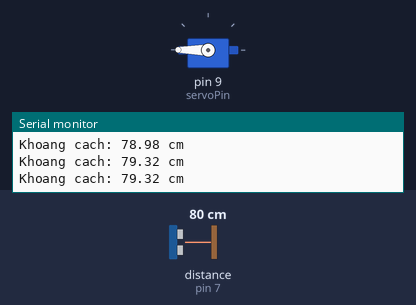
Recording of a sketch running on a simulated Arduino Uno, built with avr-gcc and run on an emulated ATmega328P. Shown: servo, the last lines printed to the serial monitor. Wiring (inferred from the names in the program): ultrasonic range finder: trigger pin 8; echo pin 7. Inputs (shaded band) come from the test bench; at power-on: distance to the obstacle (sensor on pin 7) 80 cm. The echo pulse lasts 58.3 µs per cm.

Above: at 1.3 s.
1.4 s: distance to the obstacle (sensor on pin 7) set to 23 cm
2.9 s: distance to the obstacle (sensor on pin 7) set to 18 cm
At 4.2 s:
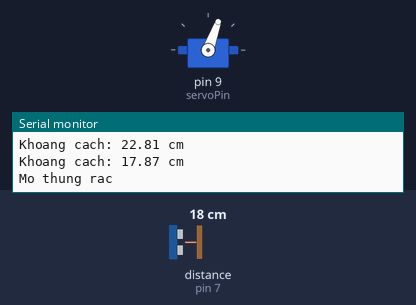
4.5 s: distance to the obstacle (sensor on pin 7) set to 35 cm
At 7.0 s:
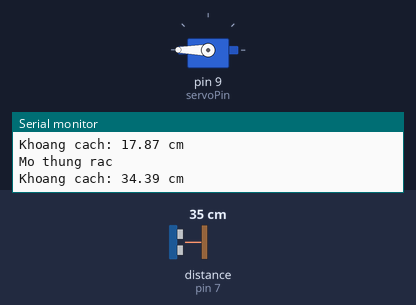
7.5 s: distance to the obstacle (sensor on pin 7) set to 2 cm
At 7.9 s:
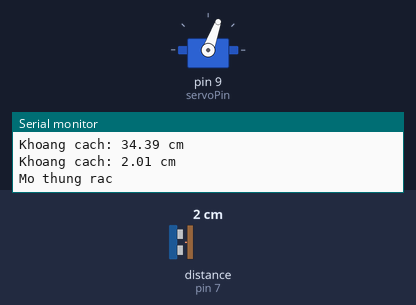
Timing chart, 0 to 10.0 s (numbered marks = the images above; inputs shaded):
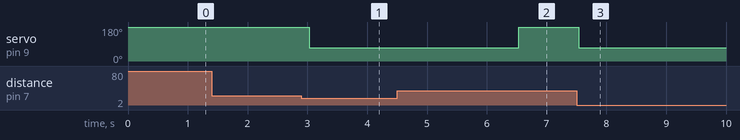

Measured:
- the behaviour switches between 21 and 20 cm on distance to the obstacle (sensor on pin 7) (found by bisection; images 0 and 1)
- after the input at 2.9 s, servo on pin 9 (servoPin): 180° → 70° after 0.13 s
- after the input at 4.5 s, servo on pin 9 (servoPin): 70° → 180° after 2.0 s
- after the input at 7.5 s, servo on pin 9 (servoPin): 180° → 70° at once

The sketch:

Smart_Bin.ino
```cpp
#include <Servo.h>      // Thư viện điều khiển servo

#define ON  70    // Góc mở thùng rác (servo)
#define OFF 180   // Góc đóng thùng rác (servo)

Servo myservo;
const int servoPin = 9;  // Chân kết nối servo (thay đổi theo kết nối thực tế)
const int trigPin = 8;   // Chân TRIG của cảm biến nối với chân số 8
const int echoPin = 7;   // Chân ECHO của cảm biến nối với chân số 7
long duration;
float distance;

void setup() {
  pinMode(trigPin, OUTPUT);  // Đặt chân TRIG là đầu ra
  pinMode(echoPin, INPUT);   // Đặt chân ECHO là đầu vào
  myservo.attach(servoPin);
  Serial.begin(115200);      // Mở giao tiếp Serial ở baudrate 115200
  myservo.write(OFF);        // Ban đầu đóng thùng rác
}

void loop() {
  // Đảm bảo rằng chân TRIG ở mức thấp trước khi gửi xung
  digitalWrite(trigPin, LOW);
  delayMicroseconds(2);

  // Gửi xung cao trong 10 microseconds từ chân TRIG
  digitalWrite(trigPin, HIGH);
  delayMicroseconds(10);
  digitalWrite(trigPin, LOW);

  // Đo thời gian từ khi ECHO nhận được tín hiệu phản xạ
  duration = pulseIn(echoPin, HIGH);

  // Tính toán khoảng cách dựa trên thời gian (đơn vị là cm)
  distance = duration * 0.034 / 2;

  // Hiển thị kết quả khoảng cách trên Serial Monitor
  Serial.print("Khoang cach: ");
  Serial.print(distance);
  Serial.println(" cm");

  // Kiểm tra khoảng cách, nếu nhỏ hơn 20 cm thì mở thùng rác
  if (distance < 20) {
    myservo.write(ON);    // Mở thùng rác
    Serial.println("Mo thung rac");
    delay(3000);          // Đợi 3 giây trước khi đóng lại
  }
  else {
    myservo.write(OFF);   // Đóng thùng rác
  }

  delay(500);  // Đợi nửa giây trước khi đo lại
}
```
